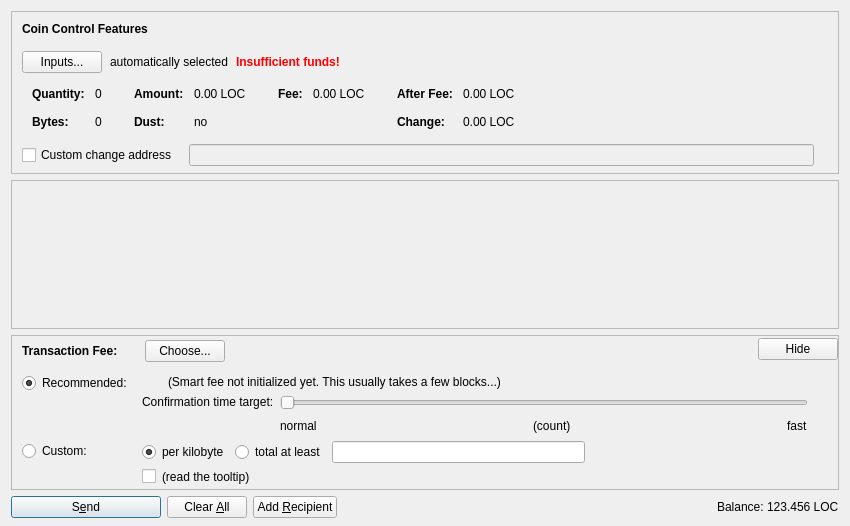
<?xml version="1.0" encoding="UTF-8"?>
<ui version="4.0">
 <class>SendCoinsDialog</class>
 <widget class="QDialog" name="SendCoinsDialog">
  <property name="geometry">
   <rect>
    <x>0</x>
    <y>0</y>
    <width>850</width>
    <height>526</height>
   </rect>
  </property>
  <property name="windowTitle">
   <string>Send Coins</string>
  </property>
  <layout class="QVBoxLayout" name="verticalLayout" stretch="0,1,0,0">
   <property name="bottomMargin">
    <number>8</number>
   </property>
   <item>
    <widget class="QFrame" name="frameCoinControl">
     <property name="sizePolicy">
      <sizepolicy hsizetype="Expanding" vsizetype="Expanding">
       <horstretch>0</horstretch>
       <verstretch>0</verstretch>
      </sizepolicy>
     </property>
     <property name="maximumSize">
      <size>
       <width>16777215</width>
       <height>16777215</height>
      </size>
     </property>
     <property name="frameShape">
      <enum>QFrame::StyledPanel</enum>
     </property>
     <property name="frameShadow">
      <enum>QFrame::Sunken</enum>
     </property>
     <layout class="QVBoxLayout" name="verticalLayoutCoinControl2">
      <property name="spacing">
       <number>0</number>
      </property>
      <property name="leftMargin">
       <number>0</number>
      </property>
      <property name="topMargin">
       <number>0</number>
      </property>
      <property name="rightMargin">
       <number>0</number>
      </property>
      <property name="bottomMargin">
       <number>6</number>
      </property>
      <item>
       <layout class="QVBoxLayout" name="verticalLayoutCoinControl" stretch="0,0,0,0,1">
        <property name="spacing">
         <number>0</number>
        </property>
        <property name="leftMargin">
         <number>10</number>
        </property>
        <property name="topMargin">
         <number>10</number>
        </property>
        <item>
         <layout class="QHBoxLayout" name="horizontalLayoutCoinControl1">
          <property name="bottomMargin">
           <number>15</number>
          </property>
          <item>
           <widget class="QLabel" name="labelCoinControlFeatures">
            <property name="sizePolicy">
             <sizepolicy hsizetype="Preferred" vsizetype="Maximum">
              <horstretch>0</horstretch>
              <verstretch>0</verstretch>
             </sizepolicy>
            </property>
            <property name="font">
             <font>
              <weight>75</weight>
              <bold>true</bold>
             </font>
            </property>
            <property name="styleSheet">
             <string notr="true">font-weight:bold;</string>
            </property>
            <property name="text">
             <string>Coin Control Features</string>
            </property>
           </widget>
          </item>
         </layout>
        </item>
        <item>
         <layout class="QHBoxLayout" name="horizontalLayoutCoinControl2" stretch="0,0,0,0">
          <property name="spacing">
           <number>8</number>
          </property>
          <property name="bottomMargin">
           <number>10</number>
          </property>
          <item>
           <widget class="QPushButton" name="pushButtonCoinControl">
            <property name="styleSheet">
             <string notr="true"/>
            </property>
            <property name="text">
             <string>Inputs...</string>
            </property>
            <property name="autoDefault">
             <bool>false</bool>
            </property>
           </widget>
          </item>
          <item>
           <widget class="QLabel" name="labelCoinControlAutomaticallySelected">
            <property name="text">
             <string>automatically selected</string>
            </property>
            <property name="margin">
             <number>5</number>
            </property>
           </widget>
          </item>
          <item>
           <widget class="QLabel" name="labelCoinControlInsuffFunds">
            <property name="font">
             <font>
              <weight>75</weight>
              <bold>true</bold>
             </font>
            </property>
            <property name="styleSheet">
             <string notr="true">color:red;font-weight:bold;</string>
            </property>
            <property name="text">
             <string>Insufficient funds!</string>
            </property>
            <property name="margin">
             <number>5</number>
            </property>
           </widget>
          </item>
          <item>
           <spacer name="horizontalSpacerCoinControl">
            <property name="orientation">
             <enum>Qt::Horizontal</enum>
            </property>
            <property name="sizeHint" stdset="0">
             <size>
              <width>40</width>
              <height>1</height>
             </size>
            </property>
           </spacer>
          </item>
         </layout>
        </item>
        <item>
         <widget class="QWidget" name="widgetCoinControl" native="true">
          <property name="sizePolicy">
           <sizepolicy hsizetype="Preferred" vsizetype="Preferred">
            <horstretch>0</horstretch>
            <verstretch>0</verstretch>
           </sizepolicy>
          </property>
          <property name="minimumSize">
           <size>
            <width>0</width>
            <height>0</height>
           </size>
          </property>
          <property name="styleSheet">
           <string notr="true"/>
          </property>
          <layout class="QHBoxLayout" name="horizontalLayoutCoinControl5">
           <property name="leftMargin">
            <number>0</number>
           </property>
           <property name="topMargin">
            <number>0</number>
           </property>
           <property name="rightMargin">
            <number>0</number>
           </property>
           <property name="bottomMargin">
            <number>0</number>
           </property>
           <item>
            <layout class="QHBoxLayout" name="horizontalLayoutCoinControl3" stretch="0,0,0,1">
             <property name="spacing">
              <number>20</number>
             </property>
             <property name="topMargin">
              <number>0</number>
             </property>
             <property name="bottomMargin">
              <number>10</number>
             </property>
             <item>
              <layout class="QFormLayout" name="formLayoutCoinControl1">
               <property name="horizontalSpacing">
                <number>10</number>
               </property>
               <property name="verticalSpacing">
                <number>14</number>
               </property>
               <property name="leftMargin">
                <number>10</number>
               </property>
               <property name="topMargin">
                <number>4</number>
               </property>
               <property name="rightMargin">
                <number>6</number>
               </property>
               <item row="0" column="0">
                <widget class="QLabel" name="labelCoinControlQuantityText">
                 <property name="font">
                  <font>
                   <weight>75</weight>
                   <bold>true</bold>
                  </font>
                 </property>
                 <property name="text">
                  <string>Quantity:</string>
                 </property>
                 <property name="margin">
                  <number>0</number>
                 </property>
                </widget>
               </item>
               <item row="0" column="1">
                <widget class="QLabel" name="labelCoinControlQuantity">
                 <property name="cursor">
                  <cursorShape>IBeamCursor</cursorShape>
                 </property>
                 <property name="contextMenuPolicy">
                  <enum>Qt::ActionsContextMenu</enum>
                 </property>
                 <property name="text">
                  <string notr="true">0</string>
                 </property>
                 <property name="margin">
                  <number>0</number>
                 </property>
                 <property name="textInteractionFlags">
                  <set>Qt::LinksAccessibleByMouse|Qt::TextSelectableByKeyboard|Qt::TextSelectableByMouse</set>
                 </property>
                </widget>
               </item>
               <item row="1" column="0">
                <widget class="QLabel" name="labelCoinControlBytesText">
                 <property name="font">
                  <font>
                   <weight>75</weight>
                   <bold>true</bold>
                  </font>
                 </property>
                 <property name="text">
                  <string>Bytes:</string>
                 </property>
                </widget>
               </item>
               <item row="1" column="1">
                <widget class="QLabel" name="labelCoinControlBytes">
                 <property name="cursor">
                  <cursorShape>IBeamCursor</cursorShape>
                 </property>
                 <property name="contextMenuPolicy">
                  <enum>Qt::ActionsContextMenu</enum>
                 </property>
                 <property name="text">
                  <string notr="true">0</string>
                 </property>
                 <property name="textInteractionFlags">
                  <set>Qt::LinksAccessibleByMouse|Qt::TextSelectableByKeyboard|Qt::TextSelectableByMouse</set>
                 </property>
                </widget>
               </item>
              </layout>
             </item>
             <item>
              <layout class="QFormLayout" name="formLayoutCoinControl2">
               <property name="horizontalSpacing">
                <number>10</number>
               </property>
               <property name="verticalSpacing">
                <number>14</number>
               </property>
               <property name="leftMargin">
                <number>6</number>
               </property>
               <property name="topMargin">
                <number>4</number>
               </property>
               <property name="rightMargin">
                <number>6</number>
               </property>
               <item row="0" column="0">
                <widget class="QLabel" name="labelCoinControlAmountText">
                 <property name="font">
                  <font>
                   <weight>75</weight>
                   <bold>true</bold>
                  </font>
                 </property>
                 <property name="text">
                  <string>Amount:</string>
                 </property>
                 <property name="margin">
                  <number>0</number>
                 </property>
                </widget>
               </item>
               <item row="0" column="1">
                <widget class="QLabel" name="labelCoinControlAmount">
                 <property name="cursor">
                  <cursorShape>IBeamCursor</cursorShape>
                 </property>
                 <property name="contextMenuPolicy">
                  <enum>Qt::ActionsContextMenu</enum>
                 </property>
                 <property name="text">
                  <string notr="true">0.00 LOC</string>
                 </property>
                 <property name="textInteractionFlags">
                  <set>Qt::LinksAccessibleByMouse|Qt::TextSelectableByKeyboard|Qt::TextSelectableByMouse</set>
                 </property>
                </widget>
               </item>
               <item row="1" column="0">
                <widget class="QLabel" name="labelCoinControlLowOutputText">
                 <property name="font">
                  <font>
                   <weight>75</weight>
                   <bold>true</bold>
                  </font>
                 </property>
                 <property name="text">
                  <string>Dust:</string>
                 </property>
                </widget>
               </item>
               <item row="1" column="1">
                <widget class="QLabel" name="labelCoinControlLowOutput">
                 <property name="cursor">
                  <cursorShape>IBeamCursor</cursorShape>
                 </property>
                 <property name="contextMenuPolicy">
                  <enum>Qt::ActionsContextMenu</enum>
                 </property>
                 <property name="text">
                  <string notr="true">no</string>
                 </property>
                 <property name="textInteractionFlags">
                  <set>Qt::LinksAccessibleByMouse|Qt::TextSelectableByKeyboard|Qt::TextSelectableByMouse</set>
                 </property>
                </widget>
               </item>
              </layout>
             </item>
             <item>
              <layout class="QFormLayout" name="formLayoutCoinControl3">
               <property name="horizontalSpacing">
                <number>10</number>
               </property>
               <property name="verticalSpacing">
                <number>14</number>
               </property>
               <property name="leftMargin">
                <number>6</number>
               </property>
               <property name="topMargin">
                <number>4</number>
               </property>
               <property name="rightMargin">
                <number>6</number>
               </property>
               <item row="0" column="0">
                <widget class="QLabel" name="labelCoinControlFeeText">
                 <property name="font">
                  <font>
                   <weight>75</weight>
                   <bold>true</bold>
                  </font>
                 </property>
                 <property name="text">
                  <string>Fee:</string>
                 </property>
                 <property name="margin">
                  <number>0</number>
                 </property>
                </widget>
               </item>
               <item row="0" column="1">
                <widget class="QLabel" name="labelCoinControlFee">
                 <property name="cursor">
                  <cursorShape>IBeamCursor</cursorShape>
                 </property>
                 <property name="contextMenuPolicy">
                  <enum>Qt::ActionsContextMenu</enum>
                 </property>
                 <property name="text">
                  <string notr="true">0.00 LOC</string>
                 </property>
                 <property name="textInteractionFlags">
                  <set>Qt::LinksAccessibleByMouse|Qt::TextSelectableByKeyboard|Qt::TextSelectableByMouse</set>
                 </property>
                </widget>
               </item>
              </layout>
             </item>
             <item>
              <layout class="QFormLayout" name="formLayoutCoinControl4">
               <property name="horizontalSpacing">
                <number>10</number>
               </property>
               <property name="verticalSpacing">
                <number>14</number>
               </property>
               <property name="leftMargin">
                <number>6</number>
               </property>
               <property name="topMargin">
                <number>4</number>
               </property>
               <property name="rightMargin">
                <number>6</number>
               </property>
               <item row="0" column="0">
                <widget class="QLabel" name="labelCoinControlAfterFeeText">
                 <property name="font">
                  <font>
                   <weight>75</weight>
                   <bold>true</bold>
                  </font>
                 </property>
                 <property name="text">
                  <string>After Fee:</string>
                 </property>
                 <property name="margin">
                  <number>0</number>
                 </property>
                </widget>
               </item>
               <item row="0" column="1">
                <widget class="QLabel" name="labelCoinControlAfterFee">
                 <property name="cursor">
                  <cursorShape>IBeamCursor</cursorShape>
                 </property>
                 <property name="contextMenuPolicy">
                  <enum>Qt::ActionsContextMenu</enum>
                 </property>
                 <property name="text">
                  <string notr="true">0.00 LOC</string>
                 </property>
                 <property name="textInteractionFlags">
                  <set>Qt::LinksAccessibleByMouse|Qt::TextSelectableByKeyboard|Qt::TextSelectableByMouse</set>
                 </property>
                </widget>
               </item>
               <item row="1" column="0">
                <widget class="QLabel" name="labelCoinControlChangeText">
                 <property name="font">
                  <font>
                   <weight>75</weight>
                   <bold>true</bold>
                  </font>
                 </property>
                 <property name="text">
                  <string>Change:</string>
                 </property>
                </widget>
               </item>
               <item row="1" column="1">
                <widget class="QLabel" name="labelCoinControlChange">
                 <property name="cursor">
                  <cursorShape>IBeamCursor</cursorShape>
                 </property>
                 <property name="contextMenuPolicy">
                  <enum>Qt::ActionsContextMenu</enum>
                 </property>
                 <property name="text">
                  <string notr="true">0.00 LOC</string>
                 </property>
                 <property name="textInteractionFlags">
                  <set>Qt::LinksAccessibleByMouse|Qt::TextSelectableByKeyboard|Qt::TextSelectableByMouse</set>
                 </property>
                </widget>
               </item>
              </layout>
             </item>
            </layout>
           </item>
          </layout>
         </widget>
        </item>
        <item>
         <layout class="QHBoxLayout" name="horizontalLayoutCoinControl4" stretch="0,0,0">
          <property name="spacing">
           <number>12</number>
          </property>
          <property name="sizeConstraint">
           <enum>QLayout::SetDefaultConstraint</enum>
          </property>
          <property name="topMargin">
           <number>5</number>
          </property>
          <property name="rightMargin">
           <number>5</number>
          </property>
          <item>
           <widget class="QCheckBox" name="checkBoxCoinControlChange">
            <property name="toolTip">
             <string>If this is activated, but the change address is empty or invalid, change will be sent to a newly generated address.</string>
            </property>
            <property name="text">
             <string>Custom change address</string>
            </property>
           </widget>
          </item>
          <item>
           <widget class="QValidatedLineEdit" name="lineEditCoinControlChange">
            <property name="enabled">
             <bool>false</bool>
            </property>
            <property name="sizePolicy">
             <sizepolicy hsizetype="Expanding" vsizetype="Fixed">
              <horstretch>0</horstretch>
              <verstretch>0</verstretch>
             </sizepolicy>
            </property>
           </widget>
          </item>
          <item>
           <widget class="QLabel" name="labelCoinControlChangeLabel">
            <property name="sizePolicy">
             <sizepolicy hsizetype="Preferred" vsizetype="Expanding">
              <horstretch>0</horstretch>
              <verstretch>0</verstretch>
             </sizepolicy>
            </property>
            <property name="minimumSize">
             <size>
              <width>0</width>
              <height>0</height>
             </size>
            </property>
            <property name="text">
             <string/>
            </property>
            <property name="margin">
             <number>3</number>
            </property>
           </widget>
          </item>
         </layout>
        </item>
        <item>
         <spacer name="verticalSpacerCoinControl">
          <property name="orientation">
           <enum>Qt::Vertical</enum>
          </property>
          <property name="sizeHint" stdset="0">
           <size>
            <width>800</width>
            <height>1</height>
           </size>
          </property>
         </spacer>
        </item>
       </layout>
      </item>
     </layout>
    </widget>
   </item>
   <item>
    <widget class="QScrollArea" name="scrollArea">
     <property name="widgetResizable">
      <bool>true</bool>
     </property>
     <widget class="QWidget" name="scrollAreaWidgetContents">
      <property name="geometry">
       <rect>
        <x>0</x>
        <y>0</y>
        <width>830</width>
        <height>104</height>
       </rect>
      </property>
      <layout class="QVBoxLayout" name="verticalLayout_2" stretch="0,1">
       <property name="leftMargin">
        <number>0</number>
       </property>
       <property name="topMargin">
        <number>0</number>
       </property>
       <property name="rightMargin">
        <number>0</number>
       </property>
       <property name="bottomMargin">
        <number>0</number>
       </property>
       <item>
        <layout class="QVBoxLayout" name="entries">
         <property name="spacing">
          <number>6</number>
         </property>
        </layout>
       </item>
       <item>
        <spacer name="verticalSpacer">
         <property name="orientation">
          <enum>Qt::Vertical</enum>
         </property>
         <property name="sizeHint" stdset="0">
          <size>
           <width>20</width>
           <height>40</height>
          </size>
         </property>
        </spacer>
       </item>
      </layout>
     </widget>
    </widget>
   </item>
   <item>
    <widget class="QFrame" name="frameFee">
     <property name="sizePolicy">
      <sizepolicy hsizetype="Expanding" vsizetype="Expanding">
       <horstretch>0</horstretch>
       <verstretch>0</verstretch>
      </sizepolicy>
     </property>
     <property name="maximumSize">
      <size>
       <width>16777215</width>
       <height>16777215</height>
      </size>
     </property>
     <property name="frameShape">
      <enum>QFrame::StyledPanel</enum>
     </property>
     <property name="frameShadow">
      <enum>QFrame::Sunken</enum>
     </property>
     <layout class="QVBoxLayout" name="verticalLayoutFee1">
      <property name="spacing">
       <number>0</number>
      </property>
      <property name="leftMargin">
       <number>0</number>
      </property>
      <property name="topMargin">
       <number>0</number>
      </property>
      <property name="rightMargin">
       <number>0</number>
      </property>
      <property name="bottomMargin">
       <number>0</number>
      </property>
      <item>
       <layout class="QVBoxLayout" name="verticalLayoutFee2" stretch="0,0,0">
        <property name="spacing">
         <number>0</number>
        </property>
        <property name="leftMargin">
         <number>10</number>
        </property>
        <property name="topMargin">
         <number>0</number>
        </property>
        <item>
         <layout class="QHBoxLayout" name="horizontalLayoutFee1">
          <property name="bottomMargin">
           <number>0</number>
          </property>
          <item>
           <layout class="QVBoxLayout" name="verticalLayoutFee7">
            <property name="spacing">
             <number>0</number>
            </property>
            <item>
             <spacer name="verticalSpacerSmartFee">
              <property name="orientation">
               <enum>Qt::Vertical</enum>
              </property>
              <property name="sizeType">
               <enum>QSizePolicy::Fixed</enum>
              </property>
              <property name="sizeHint" stdset="0">
               <size>
                <width>1</width>
                <height>4</height>
               </size>
              </property>
             </spacer>
            </item>
            <item>
             <layout class="QHBoxLayout" name="horizontalLayoutSmartFee">
              <property name="spacing">
               <number>10</number>
              </property>
              <item>
               <widget class="QLabel" name="labelFeeHeadline">
                <property name="sizePolicy">
                 <sizepolicy hsizetype="Preferred" vsizetype="Maximum">
                  <horstretch>0</horstretch>
                  <verstretch>0</verstretch>
                 </sizepolicy>
                </property>
                <property name="font">
                 <font>
                  <weight>75</weight>
                  <bold>true</bold>
                 </font>
                </property>
                <property name="styleSheet">
                 <string notr="true">font-weight:bold;</string>
                </property>
                <property name="text">
                 <string>Transaction Fee:</string>
                </property>
               </widget>
              </item>
              <item>
               <widget class="QLabel" name="labelFeeMinimized">
                <property name="text">
                 <string/>
                </property>
               </widget>
              </item>
              <item>
               <widget class="QPushButton" name="buttonChooseFee">
                <property name="text">
                 <string>Choose...</string>
                </property>
               </widget>
              </item>
             </layout>
            </item>
            <item>
             <spacer name="verticalSpacer_5">
              <property name="orientation">
               <enum>Qt::Vertical</enum>
              </property>
              <property name="sizeHint" stdset="0">
               <size>
                <width>1</width>
                <height>1</height>
               </size>
              </property>
             </spacer>
            </item>
           </layout>
          </item>
          <item>
           <spacer name="horizontalSpacer_4">
            <property name="orientation">
             <enum>Qt::Horizontal</enum>
            </property>
            <property name="sizeHint" stdset="0">
             <size>
              <width>40</width>
              <height>20</height>
             </size>
            </property>
           </spacer>
          </item>
          <item>
           <widget class="QPushButton" name="buttonMinimizeFee">
            <property name="toolTip">
             <string>collapse fee-settings</string>
            </property>
            <property name="text">
             <string>Hide</string>
            </property>
           </widget>
          </item>
         </layout>
        </item>
        <item>
         <widget class="QFrame" name="frameFeeSelection">
          <layout class="QVBoxLayout" name="verticalLayoutFee12">
           <property name="spacing">
            <number>0</number>
           </property>
           <property name="leftMargin">
            <number>0</number>
           </property>
           <property name="topMargin">
            <number>0</number>
           </property>
           <property name="rightMargin">
            <number>0</number>
           </property>
           <property name="bottomMargin">
            <number>0</number>
           </property>
           <item>
            <layout class="QGridLayout" name="gridLayoutFee">
             <property name="topMargin">
              <number>10</number>
             </property>
             <property name="bottomMargin">
              <number>4</number>
             </property>
             <property name="horizontalSpacing">
              <number>10</number>
             </property>
             <property name="verticalSpacing">
              <number>4</number>
             </property>
             <item row="1" column="1">
              <layout class="QVBoxLayout" name="verticalLayoutFee8">
               <property name="spacing">
                <number>6</number>
               </property>
               <item>
                <layout class="QHBoxLayout" name="horizontalLayoutFee13">
                 <item>
                  <widget class="QRadioButton" name="radioCustomPerKilobyte">
                   <property name="toolTip">
                    <string>If the custom fee is set to 1000 satoshis and the transaction is only 250 bytes, then &quot;per kilobyte&quot; only pays 250 satoshis in fee, while &quot;total at least&quot; pays 1000 satoshis. For transactions bigger than a kilobyte both pay by kilobyte.</string>
                   </property>
                   <property name="text">
                    <string>per kilobyte</string>
                   </property>
                   <property name="checked">
                    <bool>true</bool>
                   </property>
                   <attribute name="buttonGroup">
                    <string notr="true">groupCustomFee</string>
                   </attribute>
                  </widget>
                 </item>
                 <item>
                  <widget class="QRadioButton" name="radioCustomAtLeast">
                   <property name="toolTip">
                    <string>If the custom fee is set to 1000 satoshis and the transaction is only 250 bytes, then &quot;per kilobyte&quot; only pays 250 satoshis in fee, while &quot;total at least&quot; pays 1000 satoshis. For transactions bigger than a kilobyte both pay by kilobyte.</string>
                   </property>
                   <property name="text">
                    <string>total at least</string>
                   </property>
                   <attribute name="buttonGroup">
                    <string notr="true">groupCustomFee</string>
                   </attribute>
                  </widget>
                 </item>
                 <item>
                  <widget class="LyokocoinAmountField" name="customFee"/>
                 </item>
                 <item>
                  <spacer name="horizontalSpacer_6">
                   <property name="orientation">
                    <enum>Qt::Horizontal</enum>
                   </property>
                   <property name="sizeHint" stdset="0">
                    <size>
                     <width>1</width>
                     <height>1</height>
                    </size>
                   </property>
                  </spacer>
                 </item>
                </layout>
               </item>
               <item>
                <layout class="QHBoxLayout" name="horizontalLayoutFee8">
                 <item>
                  <widget class="QCheckBox" name="checkBoxMinimumFee">
                   <property name="toolTip">
                    <string>Paying only the minimum fee is just fine as long as there is less transaction volume than space in the blocks. But be aware that this can end up in a never confirming transaction once there is more demand for lyokocoin transactions than the network can process.</string>
                   </property>
                   <property name="text">
                    <string/>
                   </property>
                  </widget>
                 </item>
                 <item>
                  <widget class="QLabel" name="labelMinFeeWarning">
                   <property name="enabled">
                    <bool>true</bool>
                   </property>
                   <property name="toolTip">
                    <string>Paying only the minimum fee is just fine as long as there is less transaction volume than space in the blocks. But be aware that this can end up in a never confirming transaction once there is more demand for lyokocoin transactions than the network can process.</string>
                   </property>
                   <property name="text">
                    <string>(read the tooltip)</string>
                   </property>
                   <property name="margin">
                    <number>5</number>
                   </property>
                  </widget>
                 </item>
                 <item>
                  <spacer name="horizontalSpacer_2">
                   <property name="orientation">
                    <enum>Qt::Horizontal</enum>
                   </property>
                   <property name="sizeHint" stdset="0">
                    <size>
                     <width>1</width>
                     <height>1</height>
                    </size>
                   </property>
                  </spacer>
                 </item>
                </layout>
               </item>
              </layout>
             </item>
             <item row="0" column="0">
              <layout class="QVBoxLayout" name="verticalLayoutFee4" stretch="0,1">
               <item>
                <widget class="QRadioButton" name="radioSmartFee">
                 <property name="text">
                  <string>Recommended:</string>
                 </property>
                 <property name="checked">
                  <bool>true</bool>
                 </property>
                 <attribute name="buttonGroup">
                  <string notr="true">groupFee</string>
                 </attribute>
                </widget>
               </item>
               <item>
                <spacer name="verticalSpacer_2">
                 <property name="orientation">
                  <enum>Qt::Vertical</enum>
                 </property>
                 <property name="sizeHint" stdset="0">
                  <size>
                   <width>1</width>
                   <height>1</height>
                  </size>
                 </property>
                </spacer>
               </item>
              </layout>
             </item>
             <item row="1" column="0">
              <layout class="QVBoxLayout" name="verticalLayoutFee9" stretch="0,1">
               <item>
                <widget class="QRadioButton" name="radioCustomFee">
                 <property name="text">
                  <string>Custom:</string>
                 </property>
                 <attribute name="buttonGroup">
                  <string notr="true">groupFee</string>
                 </attribute>
                </widget>
               </item>
               <item>
                <spacer name="verticalSpacer_6">
                 <property name="orientation">
                  <enum>Qt::Vertical</enum>
                 </property>
                 <property name="sizeHint" stdset="0">
                  <size>
                   <width>1</width>
                   <height>1</height>
                  </size>
                 </property>
                </spacer>
               </item>
              </layout>
             </item>
             <item row="0" column="1">
              <layout class="QVBoxLayout" name="verticalLayoutFee3" stretch="0,0,1">
               <property name="spacing">
                <number>6</number>
               </property>
               <property name="topMargin">
                <number>2</number>
               </property>
               <item>
                <layout class="QHBoxLayout" name="horizontalLayoutFee12">
                 <item>
                  <widget class="QLabel" name="labelSmartFee">
                   <property name="text">
                    <string/>
                   </property>
                   <property name="margin">
                    <number>2</number>
                   </property>
                  </widget>
                 </item>
                 <item>
                  <widget class="QLabel" name="labelFeeEstimation">
                   <property name="text">
                    <string/>
                   </property>
                  </widget>
                 </item>
                 <item>
                  <widget class="QLabel" name="labelSmartFee2">
                   <property name="text">
                    <string>(Smart fee not initialized yet. This usually takes a few blocks...)</string>
                   </property>
                   <property name="margin">
                    <number>2</number>
                   </property>
                  </widget>
                 </item>
                 <item>
                  <spacer name="horizontalSpacer_5">
                   <property name="orientation">
                    <enum>Qt::Horizontal</enum>
                   </property>
                   <property name="sizeHint" stdset="0">
                    <size>
                     <width>1</width>
                     <height>1</height>
                    </size>
                   </property>
                  </spacer>
                 </item>
                </layout>
               </item>
               <item>
                <layout class="QHBoxLayout" name="horizontalLayoutFee9">
                 <item>
                  <layout class="QVBoxLayout" name="verticalLayoutFee6">
                   <item>
                    <widget class="QLabel" name="labelSmartFee3">
                     <property name="text">
                      <string>Confirmation time target:</string>
                     </property>
                     <property name="margin">
                      <number>2</number>
                     </property>
                    </widget>
                   </item>
                   <item>
                    <spacer name="verticalSpacer_3">
                     <property name="orientation">
                      <enum>Qt::Vertical</enum>
                     </property>
                     <property name="sizeHint" stdset="0">
                      <size>
                       <width>1</width>
                       <height>1</height>
                      </size>
                     </property>
                    </spacer>
                   </item>
                  </layout>
                 </item>
                 <item>
                  <layout class="QVBoxLayout" name="verticalLayoutFee5">
                   <property name="rightMargin">
                    <number>30</number>
                   </property>
                   <item>
                    <widget class="QSlider" name="sliderSmartFee">
                     <property name="minimum">
                      <number>0</number>
                     </property>
                     <property name="maximum">
                      <number>23</number>
                     </property>
                     <property name="pageStep">
                      <number>1</number>
                     </property>
                     <property name="value">
                      <number>0</number>
                     </property>
                     <property name="orientation">
                      <enum>Qt::Horizontal</enum>
                     </property>
                     <property name="invertedAppearance">
                      <bool>false</bool>
                     </property>
                     <property name="invertedControls">
                      <bool>false</bool>
                     </property>
                     <property name="tickPosition">
                      <enum>QSlider::NoTicks</enum>
                     </property>
                    </widget>
                   </item>
                   <item>
                    <layout class="QHBoxLayout" name="horizontalLayoutFee10">
                     <item>
                      <widget class="QLabel" name="labelSmartFeeNormal">
                       <property name="text">
                        <string>normal</string>
                       </property>
                      </widget>
                     </item>
                     <item>
                      <spacer name="horizontalSpacer_7">
                       <property name="orientation">
                        <enum>Qt::Horizontal</enum>
                       </property>
                       <property name="sizeHint" stdset="0">
                        <size>
                         <width>40</width>
                         <height>20</height>
                        </size>
                       </property>
                      </spacer>
                     </item>
                     <item>
                      <widget class="QLabel" name="confirmationTargetLabel">
                       <property name="text">
                        <string notr="true">(count)</string>
                       </property>
                      </widget>
                     </item>
                     <item>
                      <spacer name="horizontalSpacer_3">
                       <property name="orientation">
                        <enum>Qt::Horizontal</enum>
                       </property>
                       <property name="sizeHint" stdset="0">
                        <size>
                         <width>40</width>
                         <height>20</height>
                        </size>
                       </property>
                      </spacer>
                     </item>
                     <item>
                      <widget class="QLabel" name="labelSmartFeeFast">
                       <property name="text">
                        <string>fast</string>
                       </property>
                      </widget>
                     </item>
                    </layout>
                   </item>
                  </layout>
                 </item>
                </layout>
               </item>
               <item>
                <spacer name="verticalSpacer_4">
                 <property name="orientation">
                  <enum>Qt::Vertical</enum>
                 </property>
                 <property name="sizeHint" stdset="0">
                  <size>
                   <width>1</width>
                   <height>1</height>
                  </size>
                 </property>
                </spacer>
               </item>
              </layout>
             </item>
            </layout>
           </item>
          </layout>
         </widget>
        </item>
        <item>
         <spacer name="verticalSpacerFee">
          <property name="orientation">
           <enum>Qt::Vertical</enum>
          </property>
          <property name="sizeHint" stdset="0">
           <size>
            <width>800</width>
            <height>1</height>
           </size>
          </property>
         </spacer>
        </item>
       </layout>
      </item>
     </layout>
    </widget>
   </item>
   <item>
    <layout class="QHBoxLayout" name="horizontalLayout">
     <item>
      <widget class="QPushButton" name="sendButton">
       <property name="minimumSize">
        <size>
         <width>150</width>
         <height>0</height>
        </size>
       </property>
       <property name="toolTip">
        <string>Confirm the send action</string>
       </property>
       <property name="text">
        <string>S&amp;end</string>
       </property>
       <property name="icon">
        <iconset resource="../lyokocoin.qrc">
         <normaloff>:/icons/send</normaloff>:/icons/send</iconset>
       </property>
       <property name="autoDefault">
        <bool>false</bool>
       </property>
       <property name="default">
        <bool>true</bool>
       </property>
      </widget>
     </item>
     <item>
      <widget class="QPushButton" name="clearButton">
       <property name="sizePolicy">
        <sizepolicy hsizetype="Minimum" vsizetype="Fixed">
         <horstretch>0</horstretch>
         <verstretch>0</verstretch>
        </sizepolicy>
       </property>
       <property name="toolTip">
        <string>Clear all fields of the form.</string>
       </property>
       <property name="text">
        <string>Clear &amp;All</string>
       </property>
       <property name="icon">
        <iconset resource="../lyokocoin.qrc">
         <normaloff>:/icons/remove</normaloff>:/icons/remove</iconset>
       </property>
       <property name="autoDefault">
        <bool>false</bool>
       </property>
      </widget>
     </item>
     <item>
      <widget class="QPushButton" name="addButton">
       <property name="toolTip">
        <string>Send to multiple recipients at once</string>
       </property>
       <property name="text">
        <string>Add &amp;Recipient</string>
       </property>
       <property name="icon">
        <iconset resource="../lyokocoin.qrc">
         <normaloff>:/icons/add</normaloff>:/icons/add</iconset>
       </property>
       <property name="autoDefault">
        <bool>false</bool>
       </property>
      </widget>
     </item>
     <item>
      <spacer name="horizontalSpacer">
       <property name="orientation">
        <enum>Qt::Horizontal</enum>
       </property>
       <property name="sizeHint" stdset="0">
        <size>
         <width>40</width>
         <height>20</height>
        </size>
       </property>
      </spacer>
     </item>
     <item>
      <layout class="QHBoxLayout" name="horizontalLayout_2">
       <property name="spacing">
        <number>3</number>
       </property>
       <item>
        <widget class="QLabel" name="label">
         <property name="sizePolicy">
          <sizepolicy hsizetype="Preferred" vsizetype="Fixed">
           <horstretch>0</horstretch>
           <verstretch>0</verstretch>
          </sizepolicy>
         </property>
         <property name="text">
          <string>Balance:</string>
         </property>
        </widget>
       </item>
       <item>
        <widget class="QLabel" name="labelBalance">
         <property name="sizePolicy">
          <sizepolicy hsizetype="Preferred" vsizetype="Fixed">
           <horstretch>0</horstretch>
           <verstretch>0</verstretch>
          </sizepolicy>
         </property>
         <property name="cursor">
          <cursorShape>IBeamCursor</cursorShape>
         </property>
         <property name="text">
          <string notr="true">123.456 LOC</string>
         </property>
         <property name="textInteractionFlags">
          <set>Qt::LinksAccessibleByMouse|Qt::TextSelectableByKeyboard|Qt::TextSelectableByMouse</set>
         </property>
        </widget>
       </item>
      </layout>
     </item>
    </layout>
   </item>
  </layout>
 </widget>
 <customwidgets>
  <customwidget>
   <class>QValidatedLineEdit</class>
   <extends>QLineEdit</extends>
   <header>qvalidatedlineedit.h</header>
  </customwidget>
  <customwidget>
   <class>LyokocoinAmountField</class>
   <extends>QLineEdit</extends>
   <header>lyokocoinamountfield.h</header>
   <container>1</container>
  </customwidget>
 </customwidgets>
 <resources>
  <include location="../lyokocoin.qrc"/>
 </resources>
 <connections/>
 <buttongroups>
  <buttongroup name="groupFee"/>
  <buttongroup name="groupCustomFee"/>
 </buttongroups>
</ui>
